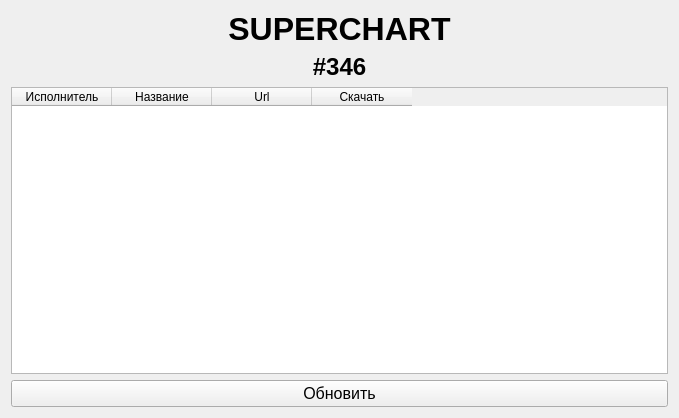
<?xml version="1.0" encoding="UTF-8"?>
<ui version="4.0">
 <class>MainForm</class>
 <widget class="QMainWindow" name="MainForm">
  <property name="geometry">
   <rect>
    <x>0</x>
    <y>0</y>
    <width>679</width>
    <height>418</height>
   </rect>
  </property>
  <property name="windowTitle">
   <string>DownloadRRSC 1.0.0</string>
  </property>
  <widget class="QWidget" name="centralWidget">
   <layout class="QVBoxLayout" name="verticalLayout">
    <item>
     <widget class="QLabel" name="label">
      <property name="font">
       <font>
        <pointsize>24</pointsize>
        <weight>75</weight>
        <bold>true</bold>
       </font>
      </property>
      <property name="text">
       <string>SUPERCHART</string>
      </property>
      <property name="alignment">
       <set>Qt::AlignCenter</set>
      </property>
     </widget>
    </item>
    <item>
     <widget class="QLabel" name="label_2">
      <property name="font">
       <font>
        <pointsize>18</pointsize>
        <weight>75</weight>
        <bold>true</bold>
       </font>
      </property>
      <property name="text">
       <string>#346</string>
      </property>
      <property name="alignment">
       <set>Qt::AlignCenter</set>
      </property>
     </widget>
    </item>
    <item>
     <widget class="QTableWidget" name="tableWidget">
      <property name="selectionMode">
       <enum>QAbstractItemView::SingleSelection</enum>
      </property>
      <property name="sortingEnabled">
       <bool>true</bool>
      </property>
      <attribute name="verticalHeaderShowSortIndicator" stdset="0">
       <bool>true</bool>
      </attribute>
      <column>
       <property name="text">
        <string>Исполнитель</string>
       </property>
      </column>
      <column>
       <property name="text">
        <string>Название</string>
       </property>
      </column>
      <column>
       <property name="text">
        <string>Url</string>
       </property>
      </column>
      <column>
       <property name="text">
        <string>Скачать</string>
       </property>
      </column>
     </widget>
    </item>
    <item>
     <widget class="QPushButton" name="pushButton">
      <property name="font">
       <font>
        <pointsize>12</pointsize>
       </font>
      </property>
      <property name="text">
       <string>Обновить</string>
      </property>
     </widget>
    </item>
   </layout>
  </widget>
 </widget>
 <layoutdefault spacing="6" margin="11"/>
 <resources/>
 <connections/>
</ui>
